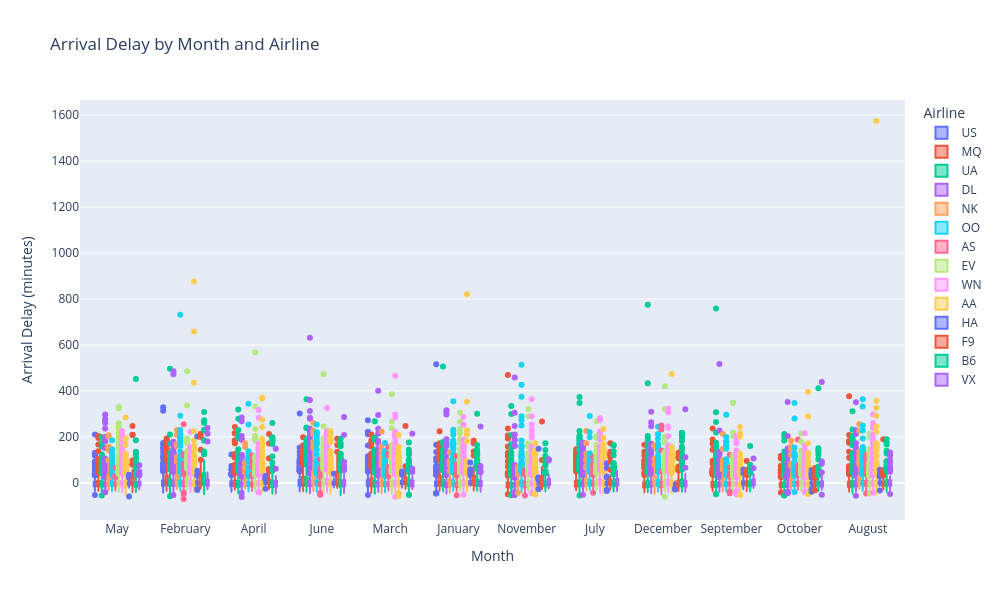

Notebook code cell kept with this figure:
### Code cell
fig = px.box(
    df,
    x="month",
    y="arrival_delay",
    color="airline",
    title="Arrival Delay by Month and Airline",
    labels={
        "month": "Month",
        "arrival_delay": "Arrival Delay (minutes)",
        "airline": "Airline"
    }
)

fig.update_layout(
    width=1000,
    height=600
)

fig.show()

### Figure 1 — Plotly figure (JSON) as saved in the notebook; plotly's stock layout.template omitted (floating-point values rounded to 4 significant figures; data arrays with more than 128 entries replaced by an {"elided": "..."} marker saying what was removed)
{"data": [{"alignmentgroup": "True", "hovertemplate": "Airline=US<br>Month=%{x}<br>Arrival Delay (minutes)=%{y}<extra></extra>", "legendgroup": "US", "marker": {"color": "#636efa"}, "name": "US", "notched": false, "offsetgroup": "US", "orientation": "v", "showlegend": true, "type": "box", "x": {"elided": "1701 str values"}, "x0": " ", "xaxis": "x", "y": {"elided": "1701 float values"}, "y0": " ", "yaxis": "y"}, {"alignmentgroup": "True", "hovertemplate": "Airline=MQ<br>Month=%{x}<br>Arrival Delay (minutes)=%{y}<extra></extra>", "legendgroup": "MQ", "marker": {"color": "#EF553B"}, "name": "MQ", "notched": false, "offsetgroup": "MQ", "orientation": "v", "showlegend": true, "type": "box", "x": {"elided": "2559 str values"}, "x0": " ", "xaxis": "x", "y": {"elided": "2559 float values"}, "y0": " ", "yaxis": "y"}, {"alignmentgroup": "True", "hovertemplate": "Airline=UA<br>Month=%{x}<br>Arrival Delay (minutes)=%{y}<extra></extra>", "legendgroup": "UA", "marker": {"color": "#00cc96"}, "name": "UA", "notched": false, "offsetgroup": "UA", "orientation": "v", "showlegend": true, "type": "box", "x": {"elided": "4344 str values"}, "x0": " ", "xaxis": "x", "y": {"elided": "4344 float values"}, "y0": " ", "yaxis": "y"}, {"alignmentgroup": "True", "hovertemplate": "Airline=DL<br>Month=%{x}<br>Arrival Delay (minutes)=%{y}<extra></extra>", "legendgroup": "DL", "marker": {"color": "#ab63fa"}, "name": "DL", "notched": false, "offsetgroup": "DL", "orientation": "v", "showlegend": true, "type": "box", "x": {"elided": "7488 str values"}, "x0": " ", "xaxis": "x", "y": {"elided": "7488 float values"}, "y0": " ", "yaxis": "y"}, {"alignmentgroup": "True", "hovertemplate": "Airline=NK<br>Month=%{x}<br>Arrival Delay (minutes)=%{y}<extra></extra>", "legendgroup": "NK", "marker": {"color": "#FFA15A"}, "name": "NK", "notched": false, "offsetgroup": "NK", "orientation": "v", "showlegend": true, "type": "box", "x": {"elided": "990 str values"}, "x0": " ", "xaxis": "x", "y": {"elided": "990 float values"}, "y0": " ", "yaxis": "y"}, {"alignmentgroup": "True", "hovertemplate": "Airline=OO<br>Month=%{x}<br>Arrival Delay (minutes)=%{y}<extra></extra>", "legendgroup": "OO", "marker": {"color": "#19d3f3"}, "name": "OO", "notched": false, "offsetgroup": "OO", "orientation": "v", "showlegend": true, "type": "box", "x": {"elided": "4993 str values"}, "x0": " ", "xaxis": "x", "y": {"elided": "4993 float values"}, "y0": " ", "yaxis": "y"}, {"alignmentgroup": "True", "hovertemplate": "Airline=AS<br>Month=%{x}<br>Arrival Delay (minutes)=%{y}<extra></extra>", "legendgroup": "AS", "marker": {"color": "#FF6692"}, "name": "AS", "notched": false, "offsetgroup": "AS", "orientation": "v", "showlegend": true, "type": "box", "x": {"elided": "1515 str values"}, "x0": " ", "xaxis": "x", "y": {"elided": "1515 float values"}, "y0": " ", "yaxis": "y"}, {"alignmentgroup": "True", "hovertemplate": "Airline=EV<br>Month=%{x}<br>Arrival Delay (minutes)=%{y}<extra></extra>", "legendgroup": "EV", "marker": {"color": "#B6E880"}, "name": "EV", "notched": false, "offsetgroup": "EV", "orientation": "v", "showlegend": true, "type": "box", "x": {"elided": "4969 str values"}, "x0": " ", "xaxis": "x", "y": {"elided": "4969 float values"}, "y0": " ", "yaxis": "y"}, {"alignmentgroup": "True", "hovertemplate": "Airline=WN<br>Month=%{x}<br>Arrival Delay (minutes)=%{y}<extra></extra>", "legendgroup": "WN", "marker": {"color": "#FF97FF"}, "name": "WN", "notched": false, "offsetgroup": "WN", "orientation": "v", "showlegend": true, "type": "box", "x": {"elided": "10946 str values"}, "x0": " ", "xaxis": "x", "y": {"elided": "10946 float values"}, "y0": " ", "yaxis": "y"}, {"alignmentgroup": "True", "hovertemplate": "Airline=AA<br>Month=%{x}<br>Arrival Delay (minutes)=%{y}<extra></extra>", "legendgroup": "AA", "marker": {"color": "#FECB52"}, "name": "AA", "notched": false, "offsetgroup": "AA", "orientation": "v", "showlegend": true, "type": "box", "x": {"elided": "6208 str values"}, "x0": " ", "xaxis": "x", "y": {"elided": "6208 float values"}, "y0": " ", "yaxis": "y"}, {"alignmentgroup": "True", "hovertemplate": "Airline=HA<br>Month=%{x}<br>Arrival Delay (minutes)=%{y}<extra></extra>", "legendgroup": "HA", "marker": {"color": "#636efa"}, "name": "HA", "notched": false, "offsetgroup": "HA", "orientation": "v", "showlegend": true, "type": "box", "x": {"elided": "678 str values"}, "x0": " ", "xaxis": "x", "y": {"elided": "678 float values"}, "y0": " ", "yaxis": "y"}, {"alignmentgroup": "True", "hovertemplate": "Airline=F9<br>Month=%{x}<br>Arrival Delay (minutes)=%{y}<extra></extra>", "legendgroup": "F9", "marker": {"color": "#EF553B"}, "name": "F9", "notched": false, "offsetgroup": "F9", "orientation": "v", "showlegend": true, "type": "box", "x": {"elided": "750 str values"}, "x0": " ", "xaxis": "x", "y": {"elided": "750 float values"}, "y0": " ", "yaxis": "y"}, {"alignmentgroup": "True", "hovertemplate": "Airline=B6<br>Month=%{x}<br>Arrival Delay (minutes)=%{y}<extra></extra>", "legendgroup": "B6", "marker": {"color": "#00cc96"}, "name": "B6", "notched": false, "offsetgroup": "B6", "orientation": "v", "showlegend": true, "type": "box", "x": {"elided": "2319 str values"}, "x0": " ", "xaxis": "x", "y": {"elided": "2319 float values"}, "y0": " ", "yaxis": "y"}, {"alignmentgroup": "True", "hovertemplate": "Airline=VX<br>Month=%{x}<br>Arrival Delay (minutes)=%{y}<extra></extra>", "legendgroup": "VX", "marker": {"color": "#ab63fa"}, "name": "VX", "notched": false, "offsetgroup": "VX", "orientation": "v", "showlegend": true, "type": "box", "x": {"elided": "540 str values"}, "x0": " ", "xaxis": "x", "y": {"elided": "540 float values"}, "y0": " ", "yaxis": "y"}], "layout": {"boxmode": "group", "height": 600, "legend": {"title": {"text": "Airline"}, "tracegroupgap": 0}, "title": {"text": "Arrival Delay by Month and Airline"}, "width": 1000, "xaxis": {"anchor": "y", "domain": [0, 1], "title": {"text": "Month"}}, "yaxis": {"anchor": "x", "domain": [0, 1], "title": {"text": "Arrival Delay (minutes)"}}}}
